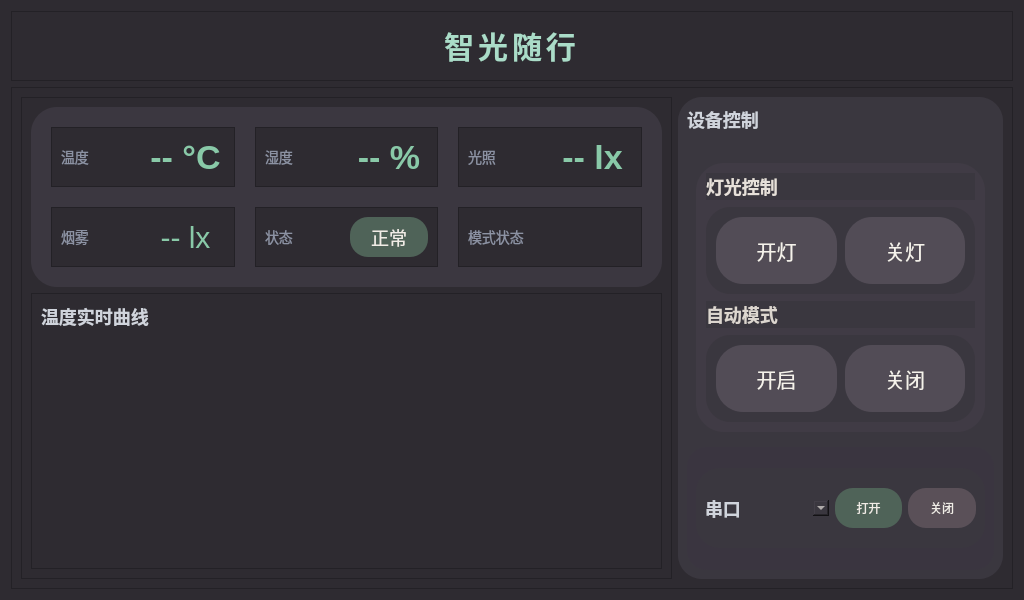
<?xml version="1.0" encoding="UTF-8"?>
<ui version="4.0">
 <class>Widget</class>
 <widget class="QWidget" name="Widget">
  <property name="geometry">
   <rect>
    <x>0</x>
    <y>0</y>
    <width>1024</width>
    <height>600</height>
   </rect>
  </property>
  <property name="minimumSize">
   <size>
    <width>1024</width>
    <height>600</height>
   </size>
  </property>
  <property name="maximumSize">
   <size>
    <width>1024</width>
    <height>600</height>
   </size>
  </property>
  <property name="windowTitle">
   <string>Widget</string>
  </property>
  <property name="layoutDirection">
   <enum>Qt::LeftToRight</enum>
  </property>
  <property name="styleSheet">
   <string notr="true">QWidget {
    background-color: #2e2b31;
    color: #f4f1ea;
}</string>
  </property>
  <layout class="QVBoxLayout" name="verticalLayout" stretch="1,12">
   <item>
    <widget class="QFrame" name="frame_header">
     <property name="frameShape">
      <enum>QFrame::StyledPanel</enum>
     </property>
     <property name="frameShadow">
      <enum>QFrame::Raised</enum>
     </property>
     <layout class="QVBoxLayout" name="verticalLayout_11">
      <item>
       <widget class="QLabel" name="label_5">
        <property name="styleSheet">
         <string notr="true">color: rgb(170, 220, 200);
font-size: 30px;
font-weight: bold;
font-family: &quot;Microsoft YaHei&quot;;
letter-spacing: 4px;
padding-top: 2px;
padding-bottom: 4px;</string>
        </property>
        <property name="text">
         <string>智光随行</string>
        </property>
        <property name="alignment">
         <set>Qt::AlignCenter</set>
        </property>
       </widget>
      </item>
     </layout>
    </widget>
   </item>
   <item>
    <widget class="QFrame" name="frame_center">
     <property name="frameShape">
      <enum>QFrame::StyledPanel</enum>
     </property>
     <property name="frameShadow">
      <enum>QFrame::Raised</enum>
     </property>
     <layout class="QHBoxLayout" name="horizontalLayout" stretch="2,1">
      <item>
       <widget class="QFrame" name="frame_left">
        <property name="maximumSize">
         <size>
          <width>16777215</width>
          <height>16777215</height>
         </size>
        </property>
        <property name="frameShape">
         <enum>QFrame::StyledPanel</enum>
        </property>
        <property name="frameShadow">
         <enum>QFrame::Raised</enum>
        </property>
        <layout class="QVBoxLayout" name="verticalLayout_2" stretch="1,2">
         <item>
          <widget class="QFrame" name="frame_Data">
           <property name="minimumSize">
            <size>
             <width>0</width>
             <height>180</height>
            </size>
           </property>
           <property name="maximumSize">
            <size>
             <width>16777215</width>
             <height>260</height>
            </size>
           </property>
           <property name="styleSheet">
            <string notr="true">#frame_Data {
    background-color: #3b3740;
    border-radius: 26px;
}</string>
           </property>
           <property name="frameShape">
            <enum>QFrame::StyledPanel</enum>
           </property>
           <property name="frameShadow">
            <enum>QFrame::Raised</enum>
           </property>
           <layout class="QGridLayout" name="gridLayout">
            <property name="leftMargin">
             <number>20</number>
            </property>
            <property name="topMargin">
             <number>20</number>
            </property>
            <property name="rightMargin">
             <number>20</number>
            </property>
            <property name="bottomMargin">
             <number>20</number>
            </property>
            <property name="spacing">
             <number>20</number>
            </property>
            <item row="1" column="0">
             <widget class="QFrame" name="frame_temp">
              <property name="frameShape">
               <enum>QFrame::StyledPanel</enum>
              </property>
              <property name="frameShadow">
               <enum>QFrame::Raised</enum>
              </property>
              <layout class="QHBoxLayout" name="horizontalLayout_4">
               <item>
                <widget class="QLabel" name="label_temp">
                 <property name="styleSheet">
                  <string notr="true">font-size: 14px;
color: #8c92a3;
</string>
                 </property>
                 <property name="text">
                  <string>温度</string>
                 </property>
                </widget>
               </item>
               <item>
                <widget class="QLabel" name="label_temp_value">
                 <property name="styleSheet">
                  <string notr="true">font-size: 34px;
font-weight: 600;
color: #89c9a8;</string>
                 </property>
                 <property name="text">
                  <string>-- °C</string>
                 </property>
                 <property name="alignment">
                  <set>Qt::AlignCenter</set>
                 </property>
                </widget>
               </item>
              </layout>
             </widget>
            </item>
            <item row="2" column="0">
             <widget class="QFrame" name="frame_smoke">
              <property name="frameShape">
               <enum>QFrame::StyledPanel</enum>
              </property>
              <property name="frameShadow">
               <enum>QFrame::Raised</enum>
              </property>
              <layout class="QHBoxLayout" name="horizontalLayout_3">
               <item>
                <widget class="QLabel" name="label_smoke">
                 <property name="styleSheet">
                  <string notr="true">font-size: 14px;
color: #8c92a3;
</string>
                 </property>
                 <property name="text">
                  <string>烟雾</string>
                 </property>
                </widget>
               </item>
               <item>
                <widget class="QLabel" name="label_smoke_value">
                 <property name="styleSheet">
                  <string notr="true">font-size: 30px;
color: #89c9a8;</string>
                 </property>
                 <property name="text">
                  <string>-- lx</string>
                 </property>
                 <property name="alignment">
                  <set>Qt::AlignCenter</set>
                 </property>
                </widget>
               </item>
              </layout>
             </widget>
            </item>
            <item row="1" column="1">
             <widget class="QFrame" name="frame_humidity">
              <property name="frameShape">
               <enum>QFrame::StyledPanel</enum>
              </property>
              <property name="frameShadow">
               <enum>QFrame::Raised</enum>
              </property>
              <layout class="QHBoxLayout" name="horizontalLayout_2">
               <item>
                <widget class="QLabel" name="label_humidity">
                 <property name="styleSheet">
                  <string notr="true">font-size: 14px;
color: #8c92a3;
</string>
                 </property>
                 <property name="text">
                  <string>湿度</string>
                 </property>
                </widget>
               </item>
               <item>
                <widget class="QLabel" name="label_humidity_value">
                 <property name="styleSheet">
                  <string notr="true">font-size: 34px;
font-weight: 600;
color: #89c9a8;</string>
                 </property>
                 <property name="text">
                  <string>-- %</string>
                 </property>
                 <property name="alignment">
                  <set>Qt::AlignCenter</set>
                 </property>
                </widget>
               </item>
              </layout>
             </widget>
            </item>
            <item row="2" column="1">
             <widget class="QFrame" name="frame_status">
              <property name="frameShape">
               <enum>QFrame::StyledPanel</enum>
              </property>
              <property name="frameShadow">
               <enum>QFrame::Raised</enum>
              </property>
              <layout class="QHBoxLayout" name="horizontalLayout_5">
               <item>
                <widget class="QLabel" name="label_status">
                 <property name="styleSheet">
                  <string notr="true">font-size: 14px;
color: #8c92a3;
</string>
                 </property>
                 <property name="text">
                  <string>状态</string>
                 </property>
                </widget>
               </item>
               <item>
                <widget class="QLabel" name="label_status_value">
                 <property name="styleSheet">
                  <string notr="true">background-color: #4f6358;
color: #f0ece6;
border-radius: 18px;
padding: 6px 16px;
font-size: 18px;</string>
                 </property>
                 <property name="text">
                  <string>正常</string>
                 </property>
                 <property name="alignment">
                  <set>Qt::AlignCenter</set>
                 </property>
                </widget>
               </item>
              </layout>
             </widget>
            </item>
            <item row="1" column="2">
             <widget class="QFrame" name="frame_light">
              <property name="frameShape">
               <enum>QFrame::StyledPanel</enum>
              </property>
              <property name="frameShadow">
               <enum>QFrame::Raised</enum>
              </property>
              <layout class="QHBoxLayout" name="horizontalLayout_9">
               <item>
                <widget class="QLabel" name="label_light">
                 <property name="styleSheet">
                  <string notr="true">font-size: 14px;
color: #8c92a3;
</string>
                 </property>
                 <property name="text">
                  <string>光照</string>
                 </property>
                </widget>
               </item>
               <item>
                <widget class="QLabel" name="label_light_value">
                 <property name="styleSheet">
                  <string notr="true">font-size: 34px;
font-weight: 600;
color: #89c9a8;</string>
                 </property>
                 <property name="text">
                  <string>-- lx</string>
                 </property>
                 <property name="alignment">
                  <set>Qt::AlignCenter</set>
                 </property>
                </widget>
               </item>
              </layout>
             </widget>
            </item>
            <item row="2" column="2">
             <widget class="QFrame" name="frame_mode">
              <property name="frameShape">
               <enum>QFrame::StyledPanel</enum>
              </property>
              <property name="frameShadow">
               <enum>QFrame::Raised</enum>
              </property>
              <layout class="QHBoxLayout" name="horizontalLayout_10">
               <item>
                <widget class="QLabel" name="label_mode">
                 <property name="styleSheet">
                  <string notr="true">font-size: 14px;
color: #8c92a3;
</string>
                 </property>
                 <property name="text">
                  <string>模式状态</string>
                 </property>
                </widget>
               </item>
              </layout>
             </widget>
            </item>
           </layout>
          </widget>
         </item>
         <item>
          <widget class="QFrame" name="frame_Chart">
           <property name="frameShape">
            <enum>QFrame::StyledPanel</enum>
           </property>
           <property name="frameShadow">
            <enum>QFrame::Raised</enum>
           </property>
           <layout class="QVBoxLayout" name="verticalLayout_4" stretch="0,2">
            <item>
             <widget class="QLabel" name="label_temp_quxian">
              <property name="styleSheet">
               <string notr="true">font-size: 18px;
font-weight: bold;
color: #d0d4dc;
</string>
              </property>
              <property name="text">
               <string>温度实时曲线</string>
              </property>
             </widget>
            </item>
            <item>
             <widget class="QtCharts::QChartView" name="chartView_temp" native="true">
              <property name="styleSheet">
               <string notr="true">Chart-&gt;setBackgroundBrush(QColor(&quot;#3b3740&quot;));
Chart-&gt;setPlotAreaBackgroundBrush(QColor(&quot;#3b3740&quot;));</string>
              </property>
             </widget>
            </item>
           </layout>
          </widget>
         </item>
        </layout>
       </widget>
      </item>
      <item>
       <widget class="QFrame" name="frame_right">
        <property name="maximumSize">
         <size>
          <width>16777215</width>
          <height>16777215</height>
         </size>
        </property>
        <property name="styleSheet">
         <string notr="true">background-color: #3a373f;
border-radius: 24px;
border: none;</string>
        </property>
        <property name="frameShape">
         <enum>QFrame::StyledPanel</enum>
        </property>
        <property name="frameShadow">
         <enum>QFrame::Raised</enum>
        </property>
        <layout class="QVBoxLayout" name="verticalLayout_7" stretch="0,2,1">
         <item>
          <widget class="QLabel" name="label_3">
           <property name="styleSheet">
            <string notr="true">font-size: 18px;
font-weight: bold;
color: #d0d4dc;
</string>
           </property>
           <property name="text">
            <string>设备控制</string>
           </property>
          </widget>
         </item>
         <item>
          <widget class="QFrame" name="frame">
           <property name="styleSheet">
            <string notr="true">QGroupBox {
    background-color: #252a34;
    border: 1px solid rgba(0,255,170,40);
    border-radius: 18px;
    margin-top: 15px;
}

QGroupBox::title {
    subcontrol-origin: margin;
    left: 20px;
    padding: 0 10px;
    color: #00ffaa;
    font-size: 18px;
}</string>
           </property>
           <property name="frameShape">
            <enum>QFrame::StyledPanel</enum>
           </property>
           <property name="frameShadow">
            <enum>QFrame::Raised</enum>
           </property>
           <layout class="QVBoxLayout" name="verticalLayout_5">
            <item>
             <widget class="QGroupBox" name="groupBox">
              <property name="styleSheet">
               <string notr="true">QGroupBox {
    background-color: #403b45;
    border-radius: 28px;
    border: none;
    padding: 25px;
}

QGroupBox::title {
    color: #f0ede6;
    font-size: 18px;
}</string>
              </property>
              <property name="title">
               <string/>
              </property>
              <layout class="QVBoxLayout" name="verticalLayout_6">
               <property name="spacing">
                <number>7</number>
               </property>
               <item>
                <widget class="QLabel" name="label_light_conctl">
                 <property name="maximumSize">
                  <size>
                   <width>16777215</width>
                   <height>16777215</height>
                  </size>
                 </property>
                 <property name="styleSheet">
                  <string notr="true">font-size: 18px;
font-weight: 500;
color: #e6e0d9;</string>
                 </property>
                 <property name="text">
                  <string>灯光控制</string>
                 </property>
                </widget>
               </item>
               <item>
                <widget class="QWidget" name="widget" native="true">
                 <layout class="QHBoxLayout" name="horizontalLayout_6">
                  <item>
                   <widget class="QPushButton" name="btn_open_light">
                    <property name="minimumSize">
                     <size>
                      <width>120</width>
                      <height>69</height>
                     </size>
                    </property>
                    <property name="styleSheet">
                     <string notr="true">QPushButton {
    background-color: #524c56;
    border-radius: 28px;
    min-height: 65px;
    font-size: 20px;
    color: #f5f2eb;
    border: 2px solid transparent;
}

QPushButton:hover {
    background-color: #645c68;
}

QPushButton#btn_open_light[active=&quot;true&quot;],
QPushButton#btn_close_light[active=&quot;true&quot;] {
    background-color: #4f6358;
    color: #ffffff;
    border: 2px solid #a8d5b5;
    font-weight: bold;
}</string>
                    </property>
                    <property name="text">
                     <string>开灯</string>
                    </property>
                   </widget>
                  </item>
                  <item>
                   <widget class="QPushButton" name="btn_close_light">
                    <property name="minimumSize">
                     <size>
                      <width>120</width>
                      <height>69</height>
                     </size>
                    </property>
                    <property name="styleSheet">
                     <string notr="true">QPushButton {
    background-color: #524c56;
    border-radius: 28px;
    min-height: 65px;
    font-size: 20px;
    color: #f5f2eb;
    border: 2px solid transparent;
}

QPushButton:hover {
    background-color: #645c68;
}

QPushButton#btn_open_light[active=&quot;true&quot;],
QPushButton#btn_close_light[active=&quot;true&quot;] {
    background-color: #4f6358;
    color: #ffffff;
    border: 2px solid #a8d5b5;
    font-weight: bold;
}</string>
                    </property>
                    <property name="text">
                     <string>关灯</string>
                    </property>
                   </widget>
                  </item>
                 </layout>
                </widget>
               </item>
               <item>
                <widget class="QLabel" name="label_light_conctl_2">
                 <property name="maximumSize">
                  <size>
                   <width>16777215</width>
                   <height>16777215</height>
                  </size>
                 </property>
                 <property name="styleSheet">
                  <string notr="true">font-size: 18px;
font-weight: 500;
color: #dcd6cf;</string>
                 </property>
                 <property name="text">
                  <string>自动模式</string>
                 </property>
                </widget>
               </item>
               <item>
                <widget class="QWidget" name="widget_2" native="true">
                 <layout class="QHBoxLayout" name="horizontalLayout_8">
                  <item>
                   <widget class="QPushButton" name="btn_open_auto">
                    <property name="minimumSize">
                     <size>
                      <width>120</width>
                      <height>69</height>
                     </size>
                    </property>
                    <property name="styleSheet">
                     <string notr="true">QPushButton {
    background-color: #524c56;
    border-radius: 28px;
    min-height: 65px;
    font-size: 20px;
    color: #f5f2eb;
    border: 2px solid transparent;
}

QPushButton:hover {
    background-color: #645c68;
}

QPushButton[active=&quot;true&quot;] {
    background-color: #4f6358;
    color: #ffffff;
    border: 2px solid #a8d5b5;
    font-weight: bold;
}</string>
                    </property>
                    <property name="text">
                     <string>开启</string>
                    </property>
                   </widget>
                  </item>
                  <item>
                   <widget class="QPushButton" name="btn_close_auto">
                    <property name="minimumSize">
                     <size>
                      <width>120</width>
                      <height>69</height>
                     </size>
                    </property>
                    <property name="styleSheet">
                     <string notr="true">QPushButton {
    background-color: #524c56;
    border-radius: 28px;
    min-height: 65px;
    font-size: 20px;
    color: #f5f2eb;
    border: 2px solid transparent;
}

QPushButton:hover {
    background-color: #645c68;
}

QPushButton[active=&quot;true&quot;] {
    background-color: #4f6358;
    color: #ffffff;
    border: 2px solid #a8d5b5;
    font-weight: bold;
}</string>
                    </property>
                    <property name="text">
                     <string>关闭</string>
                    </property>
                   </widget>
                  </item>
                 </layout>
                </widget>
               </item>
              </layout>
             </widget>
            </item>
           </layout>
          </widget>
         </item>
         <item>
          <widget class="QFrame" name="frame_serial">
           <property name="minimumSize">
            <size>
             <width>0</width>
             <height>0</height>
            </size>
           </property>
           <property name="maximumSize">
            <size>
             <width>16777215</width>
             <height>16777215</height>
            </size>
           </property>
           <property name="styleSheet">
            <string notr="true">#frame_serial {
    background-color: #3a3540;
    border-radius: 20px;
}</string>
           </property>
           <property name="frameShape">
            <enum>QFrame::StyledPanel</enum>
           </property>
           <property name="frameShadow">
            <enum>QFrame::Raised</enum>
           </property>
           <layout class="QVBoxLayout" name="verticalLayout_3">
            <property name="spacing">
             <number>1</number>
            </property>
            <property name="topMargin">
             <number>6</number>
            </property>
            <property name="bottomMargin">
             <number>6</number>
            </property>
            <item>
             <widget class="QFrame" name="frame_row1">
              <property name="minimumSize">
               <size>
                <width>0</width>
                <height>60</height>
               </size>
              </property>
              <property name="maximumSize">
               <size>
                <width>16777215</width>
                <height>80</height>
               </size>
              </property>
              <property name="frameShape">
               <enum>QFrame::StyledPanel</enum>
              </property>
              <property name="frameShadow">
               <enum>QFrame::Raised</enum>
              </property>
              <layout class="QHBoxLayout" name="horizontalLayout_7">
               <item>
                <widget class="QLabel" name="label_2">
                 <property name="minimumSize">
                  <size>
                   <width>50</width>
                   <height>0</height>
                  </size>
                 </property>
                 <property name="maximumSize">
                  <size>
                   <width>50</width>
                   <height>16777215</height>
                  </size>
                 </property>
                 <property name="styleSheet">
                  <string notr="true">font-size: 18px;
font-weight: bold;
color: #d0d4dc;
</string>
                 </property>
                 <property name="text">
                  <string>串口</string>
                 </property>
                </widget>
               </item>
               <item>
                <widget class="QComboBox" name="comboBox_port"/>
               </item>
               <item>
                <widget class="QPushButton" name="btn_open_serial">
                 <property name="styleSheet">
                  <string notr="true">background-color: #4f6358;
color: #f0ece6;
border-radius: 18px;
min-height: 40px;</string>
                 </property>
                 <property name="text">
                  <string>打开</string>
                 </property>
                </widget>
               </item>
               <item>
                <widget class="QPushButton" name="btn_close_serial">
                 <property name="styleSheet">
                  <string notr="true">background-color: #5a5058;
color: #f0ece6;
border-radius: 18px;
min-height: 40px;</string>
                 </property>
                 <property name="text">
                  <string>关闭</string>
                 </property>
                </widget>
               </item>
              </layout>
             </widget>
            </item>
           </layout>
          </widget>
         </item>
        </layout>
       </widget>
      </item>
     </layout>
    </widget>
   </item>
  </layout>
 </widget>
 <customwidgets>
  <customwidget>
   <class>QtCharts::QChartView</class>
   <extends>QWidget</extends>
   <header location="global">QtCharts/QChartView</header>
   <container>1</container>
  </customwidget>
 </customwidgets>
 <resources/>
 <connections/>
</ui>
